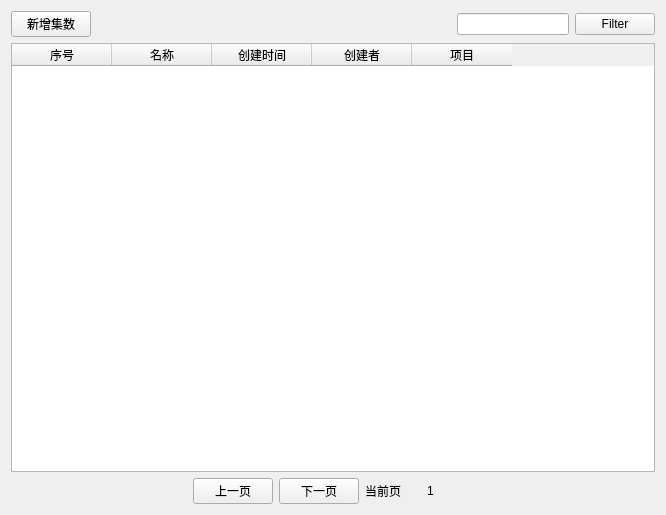
<?xml version="1.0" encoding="UTF-8"?>
<ui version="4.0">
 <class>Form</class>
 <widget class="QWidget" name="Form">
  <property name="geometry">
   <rect>
    <x>0</x>
    <y>0</y>
    <width>666</width>
    <height>515</height>
   </rect>
  </property>
  <property name="windowTitle">
   <string>Form</string>
  </property>
  <property name="styleSheet">
   <string notr="true"/>
  </property>
  <layout class="QHBoxLayout" name="horizontalLayout_6">
   <item>
    <layout class="QVBoxLayout" name="verticalLayout">
     <item>
      <layout class="QHBoxLayout" name="horizontalLayout_3">
       <item>
        <layout class="QHBoxLayout" name="horizontalLayout">
         <item>
          <widget class="QPushButton" name="pushButton_2">
           <property name="text">
            <string>新增集数</string>
           </property>
          </widget>
         </item>
        </layout>
       </item>
       <item>
        <spacer name="horizontalSpacer">
         <property name="orientation">
          <enum>Qt::Horizontal</enum>
         </property>
         <property name="sizeHint" stdset="0">
          <size>
           <width>248</width>
           <height>20</height>
          </size>
         </property>
        </spacer>
       </item>
       <item>
        <spacer name="horizontalSpacer_6">
         <property name="orientation">
          <enum>Qt::Horizontal</enum>
         </property>
         <property name="sizeHint" stdset="0">
          <size>
           <width>40</width>
           <height>20</height>
          </size>
         </property>
        </spacer>
       </item>
       <item>
        <widget class="QLineEdit" name="lineEdit"/>
       </item>
       <item>
        <layout class="QHBoxLayout" name="horizontalLayout_2">
         <item>
          <widget class="QPushButton" name="pushButton">
           <property name="text">
            <string>Filter</string>
           </property>
          </widget>
         </item>
        </layout>
       </item>
      </layout>
     </item>
     <item>
      <widget class="QTableWidget" name="tableWidget">
       <property name="contextMenuPolicy">
        <enum>Qt::CustomContextMenu</enum>
       </property>
       <column>
        <property name="text">
         <string>序号</string>
        </property>
       </column>
       <column>
        <property name="text">
         <string>名称</string>
        </property>
       </column>
       <column>
        <property name="text">
         <string>创建时间</string>
        </property>
       </column>
       <column>
        <property name="text">
         <string>创建者</string>
        </property>
       </column>
       <column>
        <property name="text">
         <string>项目</string>
        </property>
       </column>
      </widget>
     </item>
     <item>
      <layout class="QHBoxLayout" name="horizontalLayout_5">
       <item>
        <spacer name="horizontalSpacer_2">
         <property name="orientation">
          <enum>Qt::Horizontal</enum>
         </property>
         <property name="sizeHint" stdset="0">
          <size>
           <width>138</width>
           <height>20</height>
          </size>
         </property>
        </spacer>
       </item>
       <item>
        <layout class="QHBoxLayout" name="horizontalLayout_4">
         <item>
          <widget class="QPushButton" name="pushButton_3">
           <property name="text">
            <string>上一页</string>
           </property>
          </widget>
         </item>
         <item>
          <widget class="QPushButton" name="pushButton_4">
           <property name="text">
            <string>下一页</string>
           </property>
          </widget>
         </item>
         <item>
          <widget class="QLabel" name="label">
           <property name="text">
            <string>当前页</string>
           </property>
          </widget>
         </item>
         <item>
          <spacer name="horizontalSpacer_5">
           <property name="orientation">
            <enum>Qt::Horizontal</enum>
           </property>
           <property name="sizeType">
            <enum>QSizePolicy::Minimum</enum>
           </property>
           <property name="sizeHint" stdset="0">
            <size>
             <width>20</width>
             <height>20</height>
            </size>
           </property>
          </spacer>
         </item>
         <item>
          <widget class="QLabel" name="label_2">
           <property name="text">
            <string>1</string>
           </property>
          </widget>
         </item>
         <item>
          <spacer name="horizontalSpacer_4">
           <property name="orientation">
            <enum>Qt::Horizontal</enum>
           </property>
           <property name="sizeType">
            <enum>QSizePolicy::Minimum</enum>
           </property>
           <property name="sizeHint" stdset="0">
            <size>
             <width>20</width>
             <height>20</height>
            </size>
           </property>
          </spacer>
         </item>
        </layout>
       </item>
       <item>
        <widget class="QLabel" name="label_3">
         <property name="text">
          <string/>
         </property>
        </widget>
       </item>
       <item>
        <spacer name="horizontalSpacer_3">
         <property name="orientation">
          <enum>Qt::Horizontal</enum>
         </property>
         <property name="sizeHint" stdset="0">
          <size>
           <width>188</width>
           <height>20</height>
          </size>
         </property>
        </spacer>
       </item>
      </layout>
     </item>
    </layout>
   </item>
  </layout>
 </widget>
 <resources/>
 <connections/>
</ui>
